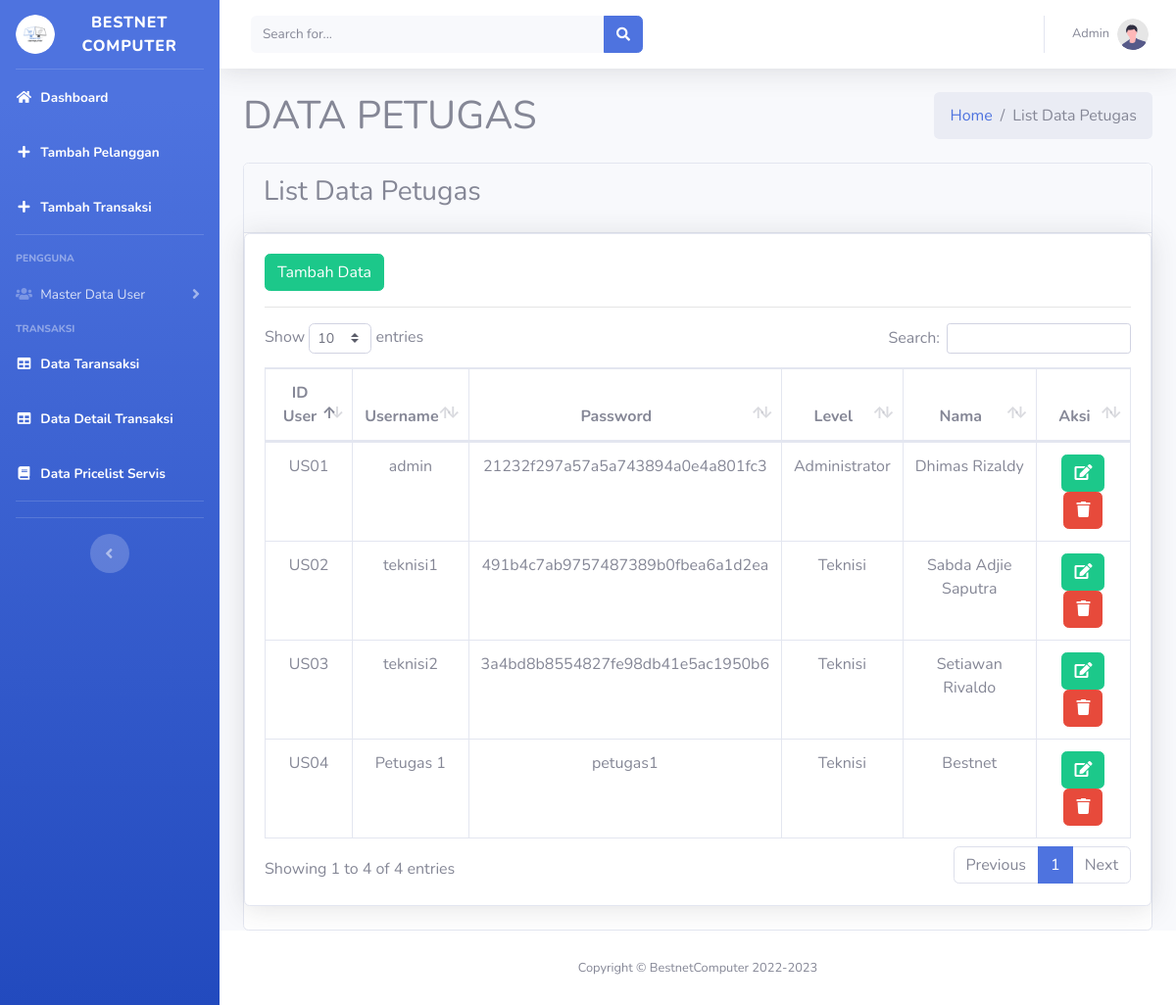
The app's page /index.php/user with its own data.
### tables this page shows
CREATE TABLE `tbl_user` (
  `Id_User` varchar(11) NOT NULL,
  `Username` varchar(50) DEFAULT NULL,
  `Password` varchar(50) DEFAULT NULL,
  `Level` enum('Administrator','User','Teknisi') NOT NULL,
  `Nama` varchar(50) DEFAULT NULL,
  PRIMARY KEY (`Id_User`),
  KEY `tbl_user_ibfk_1` (`Level`)
);

### application/libraries/Template.php (called while the page is built, shortened)
<?php
class Template {
    var $data_template = [];
    function set($name, $value){
        $this->data_template[$name] = $value;
    }
    function load($template = '', $fileview = '', $dataview= [], $return = FALSE)
    {
        $this->CI =& get_instance();
        $this->set('content', $this->CI->load->view($fileview, $dataview, TRUE));
        return $this->CI->load->view($template, $this->data_template, $return);
    }
}

### application/controllers/User.php (called while the page is built, shortened)
<?php
class User extends CI_Controller
{
	public function index()
	{
		$data = [
			'judul' => 'DATA PETUGAS',
			'subjudul' => 'List Data Petugas',
			'datauser' => $this->MUser->tampilData()->result(),
		];
		$this->template->load('pages_admin/index', 'dt_user/v_user', $data);
	}
}

### index.php (called while the page is built, shortened)
<?php
require_once BASEPATH.'core/CodeIgniter.php';

### application/models/MUser.php (called while the page is built, shortened)
<?php
class MUser extends CI_Model
{
	public function tampilData()
	{
		return $this->db->get('tbl_user');
	}
}

### application/views/dt_user/v_user.php (the view, shortened to what this page needs)
<div class="card card-primary">
	<div class="card-header">
		<h3 class="card-title"><?= $subjudul ?></h3>
	</div>
	<div class="card shadow mb-4">
		<div class="card-body">
			<a href="<?= site_url('user/add') ?>" class="btn btn-success">Tambah Data</a>
			<hr>
			<div class="table-responsive">
				<table class="table table-bordered text-center" id="dataTable" width="100%" cellspacing="0">
					<thead>
						<th>ID User</th>
						<th>Username</th>
						<th>Password</th>
						<th>Level</th>
						<th>Nama</th>
						<th>Aksi</th>
					</thead>
					<tbody>
						<?php foreach ($datauser as $key) {
						?>
							<tr>
								<td><?php echo $key->Id_User ?></td>
								<td><?php echo $key->Username ?></td>
								<td><?php echo $key->Password ?></td>
								<td><?php echo $key->Level ?></td>
								<td><?php echo $key->Nama ?></td>
								<td>
									<a href="<?= site_url('user/edit/' . $key->Id_User) ?>" class="btn btn-success"><i class="fa fa-edit"></i></a>
									<a href="<?= site_url('user/hapus/' . $key->Id_User) ?>" class="btn btn-danger"><i class="fa fa-trash"></i></a>
								</td>
							</tr>
						<?php } ?>
					</tbody>
				</table>
			</div>
		</div>
	</div>

### records on screen
tbl_user: Id_User "US01", Username "admin", Password "21232f297a57a5a743894a0e4a801fc3", Level "Administrator", Nama "Dhimas Rizaldy"
tbl_user: Id_User "US02", Username "teknisi1", Password "491b4c7ab9757487389b0fbea6a1d2ea", Level "Teknisi", Nama "Sabda Adjie Saputra"
tbl_user: Id_User "US03", Username "teknisi2", Password "3a4bd8b8554827fe98db41e5ac1950b6", Level "Teknisi", Nama "Setiawan Rivaldo"
tbl_user: Id_User "US04", Username "Petugas 1", Password "petugas1", Level "Teknisi", Nama "Bestnet"

### other values on screen
$judul "DATA PETUGAS"
$subjudul "List Data Petugas"
